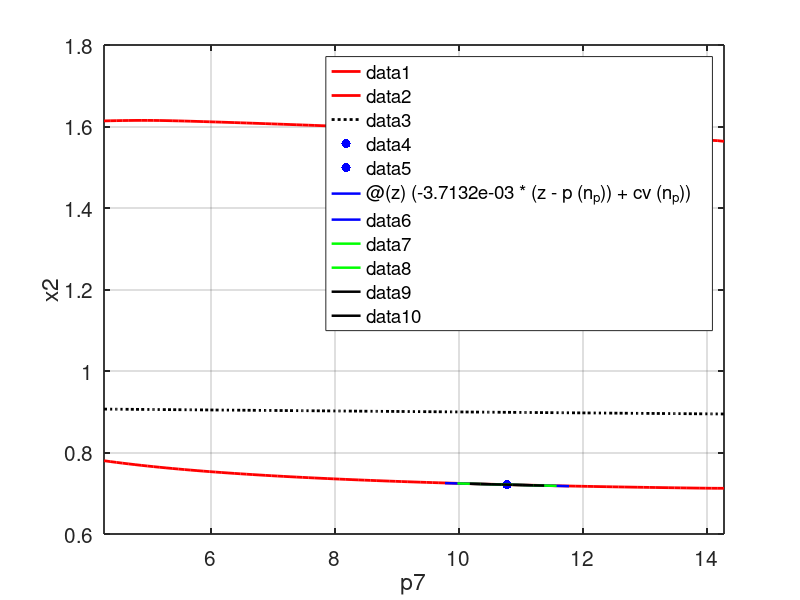

The MATLAB source for this figure:
%% -----------------------------------------------------------------
 % Last Modified by Yulan Zhang
 % 2024/04/11
 %
 % This script plots the subtangent lines obtained from C++ implementation of adjoint subgradients
 % evalaution system.
 %
 % Example 5 for CACE paper
 % 
%% -----------------------------------------------------------------
% Import data generated in C++
cv = importdata('data_x2cv.txt');
cc = importdata('data_x2cc.txt');
x = importdata('data_x2.txt');
p = linspace(4.28,14.28,length(cv));
p_i = 10.78;
n_p = find(abs(p-p_i) < 1e-12);
xcci = cc(n_p);
xcvi = cv(n_p);

figure(1)
hold on;
plot(p,cv,'r', 'LineWidth', 2.0);
plot(p,cc,'r', 'LineWidth', 2.0);
plot(p,x,'black:', 'LineWidth', 2.0);
plot(p_i, xcvi,'.b','MarkerSize',20)
plot(p_i, xcci, '.b','MarkerSize',20)

%forward ODE system
fplot(@(z) (-3.7132e-03 *(z-p(n_p))+ cv(n_p)),[p(n_p)-1.0,p(n_p)+1.0],'b','LineWidth',1.8 )
fplot(@(z) (-5.6709e-03 *(z-p(n_p))+ cc(n_p)),[p(n_p)-1.0,p(n_p)+1.0],'b', 'LineWidth',1.8 )

%adjoint ODE system with forward-mode AD
fplot(@(z) (-3.7132e-03*(z-p(n_p))+ cv(n_p)),[p(n_p)-0.8,p(n_p)+0.8],'g', 'LineWidth',1.8 )
fplot(@(z) (-5.6709e-03*(z-p(n_p))+ cc(n_p)),[p(n_p)-0.8,p(n_p)+0.8],'g', 'LineWidth',1.8 )

%adjoint ODE system with reverse-mode AD
fplot(@(z) (-3.7051e-03*(z-p(n_p))+ cv(n_p)),[p(n_p)-0.6,p(n_p)+0.6],'k', 'LineWidth',1.8 )
fplot(@(z) (-5.6526e-03*(z-p(n_p))+ cc(n_p)),[p(n_p)-0.6,p(n_p)+0.6],'k', 'LineWidth',1.8 )

grid
xlim([4.28,14.28])
xlabel('p7');
ylabel('x2');
set(gca,'linewidth',1.3)
set(gca,'FontSize',15)
box on 
hold off

